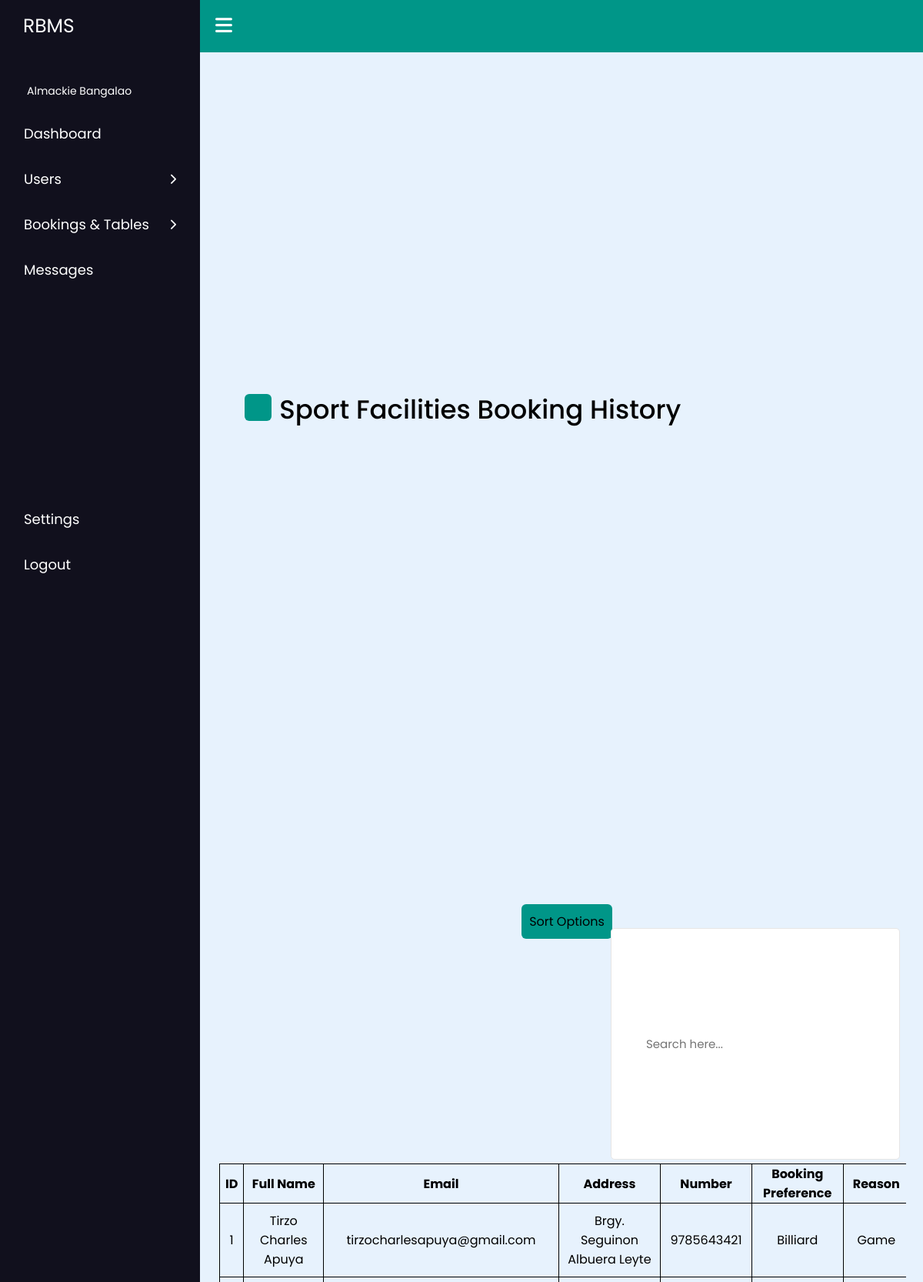
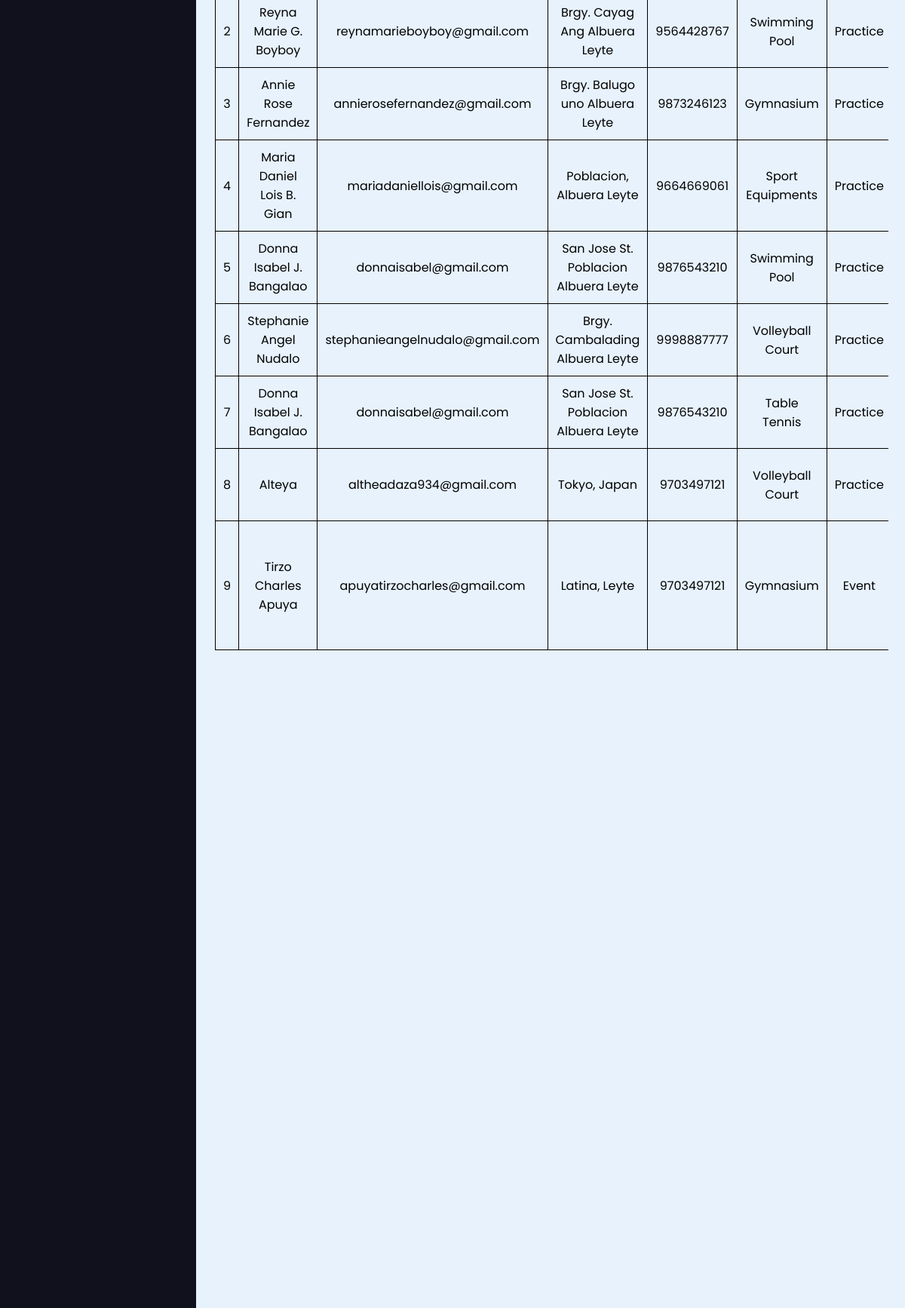
Screenshot of /Php_Codes/AdminPage_bookform2.php (upper part) with the database file from the repository (2 pictures, top to bottom).
### tables this page shows
CREATE TABLE `bookingform2` (
  `id` int(11) NOT NULL,
  `fullname` varchar(200) NOT NULL,
  `email` varchar(200) NOT NULL,
  `full_address` varchar(200) NOT NULL,
  `contact_number` bigint(50) NOT NULL,
  `bookingpreference` varchar(100) NOT NULL,
  `reason` varchar(100) NOT NULL,
  `book_date_start` varchar(200) NOT NULL,
  `book_date_end` varchar(200) NOT NULL,
  `book_time_start` varchar(200) NOT NULL,
  `book_time_end` varchar(200) NOT NULL,
  `sport_equipment` varchar(200) NOT NULL,
  `others` varchar(200) NOT NULL,
  `bookingtime` datetime NOT NULL
);

### Php_Codes/AdminPage_bookform2.php (the view, shortened to what this page needs)
<!DOCTYPE html>
<html lang="en">
  <head>
    <link rel="stylesheet" href="https://cdnjs.cloudflare.com/ajax/libs/font-awesome/6.2.1/css/all.min.css" />
    <link rel="stylesheet" href="https://unicons.iconscout.com/release/v4.0.0/css/line.css">
    <link rel="stylesheet" type="text/css" href="../Css_Codes/AdminPage_bookform2style.css">
  </head>
  <body>
    <nav class="sidebar">
      <a href="#" class="logo">RBMS</a>
      <div class="menu-content">
        <ul class="menu-items">
          <div class="menu-title">Almackie Bangalao
          </div>
          <li class="item">
            <a href="../Php_Codes/AdminPage_Dashboard.php">Dashboard</a>
          </li>
          <li class="item">
            <div class="submenu-item">
              <span>Users</span>
              <i class="fa-solid fa-chevron-right"></i>
            </div>
          </li>
          <li class="item">
            <div class="submenu-item">
              <span>Bookings & Tables
              </span>
              <i class="fa-solid fa-chevron-right"></i>
            </div>
          </li>
          <li class="item">
            <a href="../Php_Codes/AdminPage_messages.php">Messages</a>
          </li>
          <li class="item bottom1">
                    <a href="#">Settings</a>
                </li>
                <li class="item bottom2">
                    <a href="../Html_Codes/HomePage.html">Logout</a>
                </li>
        </ul>
      </div>
    </nav>
    <nav class="navbar">
      <i class="fa-solid fa-bars" id="sidebar-close"></i>
    </nav>
    <main class="main">
    <div class="title">
            <i class="uil uil-tachometer-fast-alt"></i>
            <span class="text" id="text1">Sport Facilities Booking History</span>
        </div>
        <div class="search-box">
                <input type="text" id="searchInput" placeholder="Search here...">
            </div>
            <div class="dropdown">
            <span>Sort Options</span>
        </div>
        <div class="table-container">
            <table id="userTable" border="1" style="text-align:center; border-color:#000;">
            <tr>
                <th>ID</th>
                <th>Full Name</th>
                <th>Email</th>
                <th>Address</th>
                <th>Number</th>
                <th>Booking Preference</th>
                <th>Reason</th>
            </tr>
                <?php
                $conn = mysqli_connect("localhost","root","","user_info");
                $sql = "SELECT id, fullname, email, full_address, contact_number, bookingpreference, reason, book_date_start, book_date_end, book_time_start, book_time_end, sport_equipment, others, bookingtime from bookingform2";
                $result = $conn->query($sql);
                if($result->num_rows>0) {
                    while($row = $result->fetch_assoc()) {
                        echo"</tr><td>".$row["id"].
                        "</td><td>".$row["fullname"].
                        "</td><td>".$row["email"].
                        "</td><td>".$row["full_address"].
                        "</td><td>".$row["contact_number"].
                        "</td><td>".$row["bookingpreference"].
                        "</td><td>".$row["reason"].
                        "</td><td>".$row["book_date_start"].
                        "</td><td>".$row["book_date_end"].
                        "</td><td>".$row["book_time_start"].
                        "</td><td>".$row["book_time_end"].
                        "</td><td>".$row["sport_equipment"].
                        "</td><td>".$row["others"].
                        "</td><td>".$row["bookingtime"].
                        '<td><a href="#" class="delete-row" data-id="'.$row["id"].'"><i class="fas fa-trash-alt"></i></a></td>';
                    }
                    echo"</table>";
                }
                else{
                    echo"0 result";
                }
                ?>
        </div>
    </main>
  </body>
</html>

### Css_Codes/AdminPage_bookform2style.css (style rules this page uses)
:root { --border-color: #e6e5e5; --panel-color: #FFF; --text-color: #000; --title-icon-color: #fff; --primary-color: #009688; }
* { margin: 0; padding: 0; box-sizing: border-box; font-family: "Poppins", sans-serif; }
.sidebar { display: flex; flex-direction: column; position: fixed; height: 100vh; width: 260px; background: #11101d; padding: 15px; z-index: 99; }
.logo { font-size: 25px; padding: 0 15px; }
.sidebar a { color: #fff; text-decoration: none; }
.menu-content { position: relative; height: 100%; width: 100%; margin-top: 40px; overflow-y: scroll; flex: 1; }
.menu-items { height: 100%; width: 100%; list-style: none; transition: all 0.4s ease; padding: 0; }
.menu-title { color: #fff; font-size: 14px; padding: 15px 20px; }
.item { font-size: 18px; }
.item.bottom1 { margin-top: 115%; }
.item a { color: #fff; text-decoration: none; }
.item a, .submenu-item { padding: 16px; display: inline-block; width: 100%; border-radius: 12px; }
.item i { font-size: 14px; }
.submenu-item { display: flex; justify-content: space-between; align-items: center; color: #fff; cursor: pointer; }
.navbar, .main { left: 260px; width: calc(100% - 260px); transition: all 0.5s ease; z-index: 1000; }
.navbar { position: fixed; color: #fff; padding: 15px 20px; font-size: 25px; background: #009688; cursor: pointer; }
.navbar #sidebar-close { cursor: pointer; }
.main { position: relative; display: flex; height: 100vh; z-index: 100; background: #e7f2fd; overflow: hidden; overflow-y: auto; }
.title { align-items: center; margin: 30px 0; position: absolute; top: 8%; left: 3%; }
.title i { height: 35px; width: 35px; background-color: var(--primary-color); border-radius: 6px; color: var(--title-icon-color); display: flex; align-items: center; justify-content: center; font-size: 24px; margin-left: 30px; }
.title #text1 { position: absolute; font-size: 34px; font-weight: 500; color: var(--text-color); margin-left: 10px; top: -15%; left: 100%; width: 50rem; }
.table-container { width: 95%; height: 60%; overflow: auto; border: none; margin-top: 5px; margin-left: auto; margin-right: auto; position: absolute; top: 25%; left: 25px; }
table { width: 100%; border-collapse: collapse; border-radius: 15px; border: none; }
th, td { text-align: center; }
.search-box input { position: absolute; border: 1px solid var(--border-color); padding: 0 20px 0 45px; border-radius: 5px; height: 5%; width: 40%; color: var(--text-color); font-size: 15px; font-weight: 400; outline: none; right: 30px; z-index: 1; top: 20%; }
.dropdown { position: absolute; top: 19.5%; right: 43%; background-color: #009688; color: black; border-radius: 6px; padding: 10px; cursor: pointer; }

### Php_Codes/AdminPage_bookform2.php (style rules this page uses)
.table-container { width: 95%; height: 60%; overflow: auto; border: none; margin-top: 5px; margin-left: auto; margin-right: auto; position: absolute; top: 25%; left: 25px; }
table { overflow-y: auto; border-collapse: collapse; margin-right: auto; position: absolute; top: 0; left: 0; border: none; }
th, td { text-align: center; }
#UserTable4 th, td { text-align: center; padding: 10px; }

### rows the page displays
bookingform2: id "1", fullname "Tirzo Charles Apuya", email "tirzocharlesapuya@gmail.com", full_address "Brgy. Seguinon Albuera Leyte", contact_number "9785643421", bookingpreference "Billiard", reason "Game"
bookingform2: id "2", fullname "Reyna Marie G. Boyboy", email "reynamarieboyboy@gmail.com", full_address "Brgy. Cayag Ang Albuera Leyte", contact_number "9564428767", bookingpreference "Swimming Pool", reason "Practice"
bookingform2: id "3", fullname "Annie Rose Fernandez", email "annierosefernandez@gmail.com", full_address "Brgy. Balugo uno Albuera Leyte", contact_number "9873246123", bookingpreference "Gymnasium", reason "Practice"
bookingform2: id "4", fullname "Maria Daniel Lois B. Gian", email "mariadaniellois@gmail.com", full_address "Poblacion, Albuera Leyte", contact_number "9664669061", bookingpreference "Sport Equipments", reason "Practice"
bookingform2: id "5", fullname "Donna Isabel J. Bangalao", email "donnaisabel@gmail.com", full_address "San Jose St. Poblacion Albuera Leyte", contact_number "9876543210", bookingpreference "Swimming Pool", reason "Practice"
bookingform2: id "6", fullname "Stephanie Angel Nudalo", email "stephanieangelnudalo@gmail.com", full_address "Brgy. Cambalading Albuera Leyte", contact_number "9998887777", bookingpreference "Volleyball Court", reason "Practice"
bookingform2: id "7", fullname "Donna Isabel J. Bangalao", email "donnaisabel@gmail.com", full_address "San Jose St. Poblacion Albuera Leyte", contact_number "9876543210", bookingpreference "Table Tennis", reason "Practice"
bookingform2: id "8", fullname "Alteya", email "altheadaza934@gmail.com", full_address "Tokyo, Japan", contact_number "9703497121", bookingpreference "Volleyball Court", reason "Practice"
bookingform2: id "9", fullname "Tirzo Charles Apuya", email "apuyatirzocharles@gmail.com", full_address "Latina, Leyte", contact_number "9703497121", bookingpreference "Gymnasium", reason "Event"
